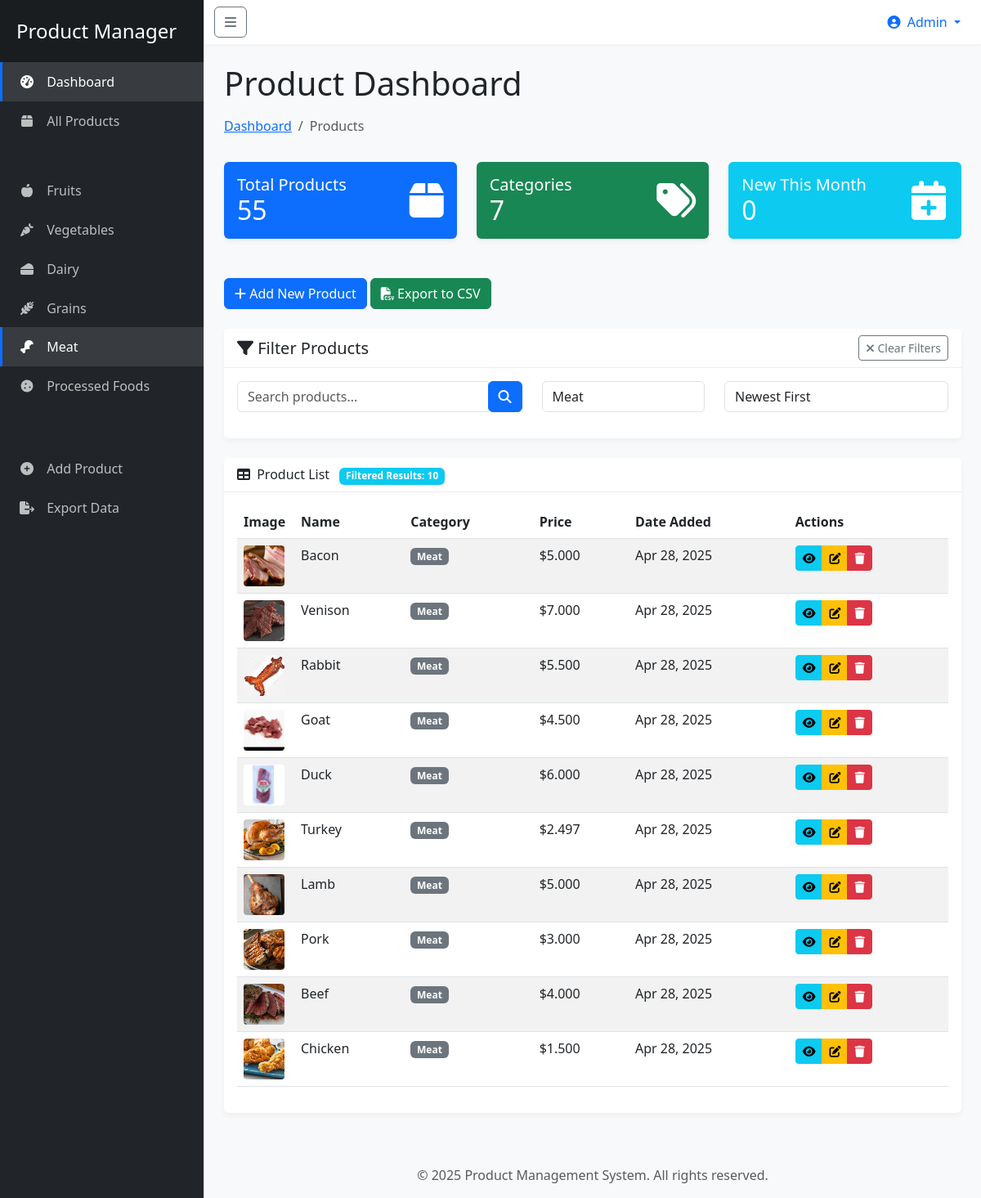
The app's page /?category=Meat with its own data.
### products/models.py (models this page shows, shortened)
class Product(models.Model):
    CATEGORY_CHOICES = [
        ('Fruits', 'Fruits'),
        ('Vegetables', 'Vegetables'),
        ('Dairy', 'Dairy'),
        ('Grains', 'Grains'),
        ('Meat', 'Meat'),
        ('Processed', 'Processed Foods'),
        ('Other', 'Other'),
    ]
    name = models.CharField(max_length=100)
    category = models.CharField(max_length=100, choices=CATEGORY_CHOICES)
    description = models.TextField()
    price = models.DecimalField(
        max_digits=10,
        decimal_places=3,
        validators=[MinValueValidator(0.001)]
    )
    image = models.ImageField(upload_to='product_images/', blank=True, null=True)
    created_at = models.DateTimeField(default=timezone.now)
    updated_at = models.DateTimeField(auto_now=True)
    class Meta:
        ordering = ['-created_at']
        verbose_name = 'Product'
        verbose_name_plural = 'Products'

### products/views.py (the view)
# urls.py: path('', views.product_list, name='product_list'),
def product_list(request):
    search_query = request.GET.get('search', '')
    category_filter = request.GET.get('category', '')
    sort_by = request.GET.get('sort', '-created_at')  # Default: newest first
    products = Product.objects.all()
    if search_query:
        products = products.filter(
            Q(name__icontains=search_query) |
            Q(description__icontains=search_query) |
            Q(category__icontains=search_query)  # Added search by category
        )
    if category_filter and category_filter != 'All Categories':
        products = products.filter(category=category_filter)
    if sort_by == 'price_asc':
        products = products.order_by('price')
    elif sort_by == 'price_desc':
        products = products.order_by('-price')
    elif sort_by == 'name':
        products = products.order_by('name')
    else:  # Default to newest
        products = products.order_by('-created_at')
    page = request.GET.get('page', 1)
    paginator = Paginator(products, 10)  # Show 10 products per page
    try:
        products = paginator.page(page)
    except PageNotAnInteger:
        products = paginator.page(1)
    except EmptyPage:
        products = paginator.page(paginator.num_pages)
    categories = Product.CATEGORY_CHOICES
    total_products = Product.objects.count()
    total_categories = len(categories)  # Use the length of CATEGORY_CHOICES
    now = timezone.now()
    month_start = datetime.datetime(now.year, now.month, 1, tzinfo=now.tzinfo)
    new_this_month = Product.objects.filter(created_at__gte=month_start).count()
    context = {
        'products': products,
        'categories': categories,
        'search_query': search_query,
        'category_filter': category_filter,
        'sort_by': sort_by,
        'total_products': total_products,
        'total_categories': total_categories,
        'new_this_month': new_this_month,
    }
    return render(request, 'products/product_list.html', context)

### products/templates/products/product_list.html (shortened to what this page needs)
{% extends 'products/base.html' %}
{% load static %}
{% block content %}
    <div class="container-fluid px-4">
        <h1 class="mt-4">Product Dashboard</h1>
        <ol class="breadcrumb mb-4">
            <li class="breadcrumb-item"><a href="{% url 'product_list' %}">Dashboard</a></li>
            <li class="breadcrumb-item active">Products</li>
        </ol>
        <div class="row mb-4">
            <div class="col-xl-4 col-md-6">
                <div class="card bg-primary text-white mb-4">
                    <div class="card-body">
                        <div class="d-flex justify-content-between align-items-center">
                            <div>
                                <h5 class="mb-0">Total Products</h5>
                                <h2 class="mb-0">{{ total_products }}</h2>
                            </div>
                            <i class="fas fa-box fa-3x"></i>
                        </div>
                    </div>
                </div>
            </div>
            <div class="col-xl-4 col-md-6">
                <div class="card bg-success text-white mb-4">
                    <div class="card-body">
                        <div class="d-flex justify-content-between align-items-center">
                            <div>
                                <h5 class="mb-0">Categories</h5>
                                <h2 class="mb-0">{{ total_categories }}</h2>
                            </div>
                            <i class="fas fa-tags fa-3x"></i>
                        </div>
                    </div>
                </div>
            </div>
            <div class="col-xl-4 col-md-12">
                <div class="card bg-info text-white mb-4">
                    <div class="card-body">
                        <div class="d-flex justify-content-between align-items-center">
                            <div>
                                <h5 class="mb-0">New This Month</h5>
                                <h2 class="mb-0">{{ new_this_month }}</h2>
                            </div>
                            <i class="fas fa-calendar-plus fa-3x"></i>
                        </div>
                    </div>
                </div>
            </div>
        </div>
        <div class="mb-4">
            <a href="{% url 'product_add' %}" class="btn btn-primary">
                <i class="fas fa-plus"></i> Add New Product
            </a>
            <a href="{% url 'export_products_csv' %}?search={{ search_query }}&category={{ category_filter }}" class="btn btn-success">
                <i class="fas fa-file-csv"></i> Export to CSV
            </a>
        </div>
        <div class="card mb-4">
            <div class="card-header d-flex justify-content-between align-items-center">
                <h5 class="mb-0"><i class="fas fa-filter"></i> Filter Products</h5>
                {% if search_query or category_filter != 'All Categories' %}
                    <a href="{% url 'product_list' %}" class="btn btn-sm btn-outline-secondary">
                        <i class="fas fa-times"></i> Clear Filters
                    </a>
                {% endif %}
            </div>
            <div class="card-body">
                <form method="get" id="filter-form" class="row">
                    <div class="col-md-5 mb-3">
                        <div class="input-group">
                            <input type="text" name="search" class="form-control" placeholder="Search products..."
                                   value="{{ search_query }}">
                            <div class="input-group-append">
                                <button class="btn btn-primary" type="submit">
                                    <i class="fas fa-search"></i>
                                </button>
                            </div>
                        </div>
                    </div>
                    <div class="col-md-3 mb-3">
                        <select name="category" class="form-control" onchange="this.form.submit()">
                            {% for category_value, category_display in categories %}
                                <option value="{{ category_value }}" {% if category_filter == category_value %}selected{% endif %}>
                                    {{ category_display }}
                                </option>
                            {% endfor %}
                        </select>
                    </div>
                    <div class="col-md-4 mb-3">
                        <select name="sort" class="form-control" onchange="this.form.submit()">
                            <option value="-created_at" {% if sort_by == '-created_at' %}selected{% endif %}>Newest First</option>
                        </select>
                    </div>
                </form>
            </div>
        </div>
        <div class="card mb-4">
            <div class="card-header">
                <i class="fas fa-table me-1"></i>
                Product List
                {% if search_query or category_filter != 'All Categories' %}
                    <span class="badge bg-info ms-2">Filtered Results: {{ products.paginator.count }}</span>
                {% endif %}
            </div>
            <div class="card-body">
                {% if products %}
                    <div class="table-responsive">
                        <table class="table table-striped table-hover">
                            <thead>
                            <tr>
                                <th>Image</th>
                                <th>Name</th>
                                <th>Category</th>
                                <th>Price</th>
                                <th>Date Added</th>
                                <th>Actions</th>
                            </tr>
                            </thead>
                            <tbody>
                            {% for product in products %}
                                <tr>
                                    <td class="product-img-cell">
                                        {% if product.image %}
                                            <img src="{{ product.image.url }}" alt="{{ product.name }}" class="product-thumbnail">
                                        {% else %}
                                            <div class="no-image">
                                                <i class="fas fa-image"></i>
                                            </div>
                                        {% endif %}
                                    </td>
                                    <td>{{ product.name }}</td>
                                    <td>
                                        <span class="badge bg-secondary">{{ product.category }}</span>
                                    </td>
                                    <td>${{ product.price }}</td>
                                    <td>{{ product.created_at|date:"M d, Y" }}</td>
                                    <td>
                                        <div class="btn-group">
                                            <a href="{% url 'product_view' product.id %}" class="btn btn-sm btn-info">
                                                <i class="fas fa-eye"></i>
                                            </a>
                                            <a href="{% url 'product_edit' product.id %}" class="btn btn-sm btn-warning">
                                                <i class="fas fa-edit"></i>
                                            </a>
                                            <a href="{% url 'product_delete' product.id %}" class="btn btn-sm btn-danger">
                                                <i class="fas fa-trash"></i>
                                            </a>
                                        </div>
                                    </td>
                                </tr>
                            {% endfor %}
                            </tbody>
                        </table>
                    </div>
                {% else %}
                    <div class="alert alert-info">
                        <i class="fas fa-info-circle"></i> No products found. Try clearing filters or adding new products.
                    </div>
                {% endif %}
            </div>
        </div>
    </div>
{% endblock %}

### products/templates/products/base.html (style rules this page uses)
:root { --sidebar-width: 250px; }
body { font-family: 'Segoe UI', Tahoma, Geneva, Verdana, sans-serif; overflow-x: hidden; background-color: #f8f9fa; }
.breadcrumb { background-color: transparent; padding: 0.5rem 0; }
.card { box-shadow: 0 4px 6px rgba(0, 0, 0, 0.04); border: none; margin-bottom: 1.5rem; }
.card-header { background-color: #fff; border-bottom: 1px solid rgba(0, 0, 0, 0.08); font-weight: 500; }

### products/templates/products/product_list.html (style rules this page uses)
.product-thumbnail { width: 50px; height: 50px; object-fit: cover; border-radius: 4px; }
.product-img-cell { width: 70px; }

### records on screen
Product: image (picture), name "Bacon", category "Meat", price "5.000", created_at "Apr 28, 2025"
Product: image (picture), name "Venison", category "Meat", price "7.000", created_at "Apr 28, 2025"
Product: image (picture), name "Rabbit", category "Meat", price "5.500", created_at "Apr 28, 2025"
Product: image (picture), name "Goat", category "Meat", price "4.500", created_at "Apr 28, 2025"
Product: image (picture), name "Duck", category "Meat", price "6.000", created_at "Apr 28, 2025"
Product: image (picture), name "Turkey", category "Meat", price "2.497", created_at "Apr 28, 2025"
Product: image (picture), name "Lamb", category "Meat", price "5.000", created_at "Apr 28, 2025"
Product: image (picture), name "Pork", category "Meat", price "3.000", created_at "Apr 28, 2025"
Product: image (picture), name "Beef", category "Meat", price "4.000", created_at "Apr 28, 2025"
Product: image (picture), name "Chicken", category "Meat", price "1.500", created_at "Apr 28, 2025"

### other values on screen
{{ total_products }} "55"
{{ total_categories }} "7"
{{ new_this_month }} "0"
{{ products.paginator.count }} "10"
form field category "Meat"
